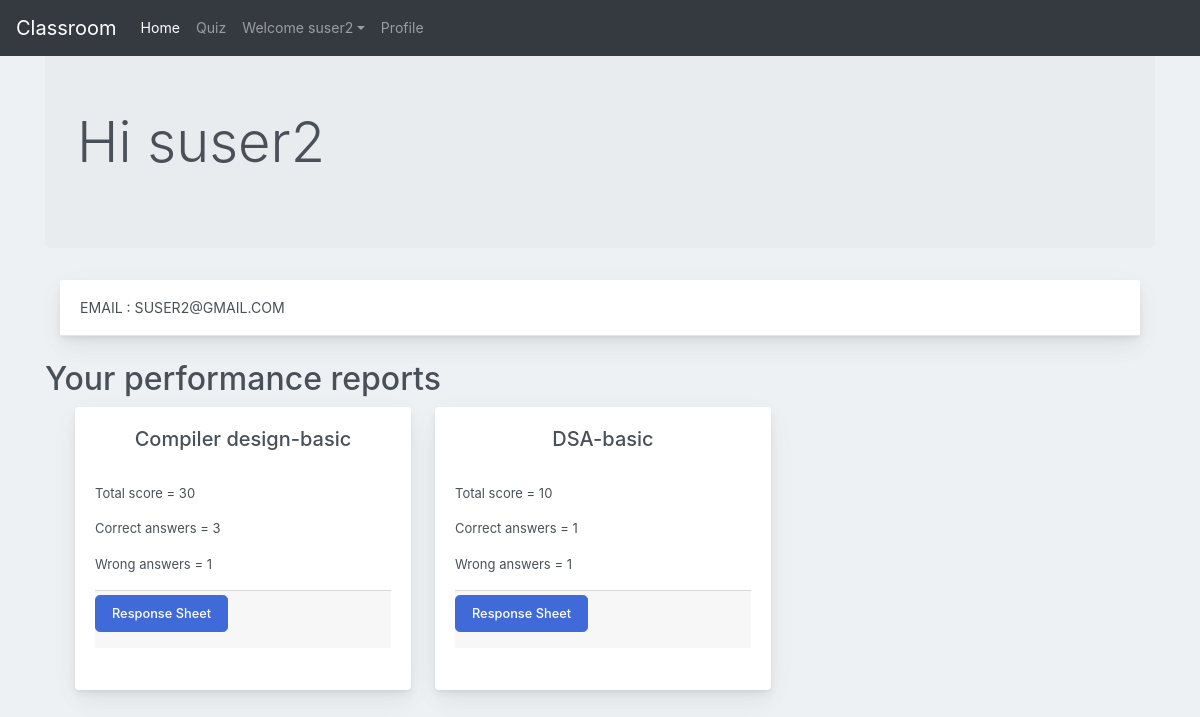
/student-profile/ (signed in), run on an earlier commit of the app's database.
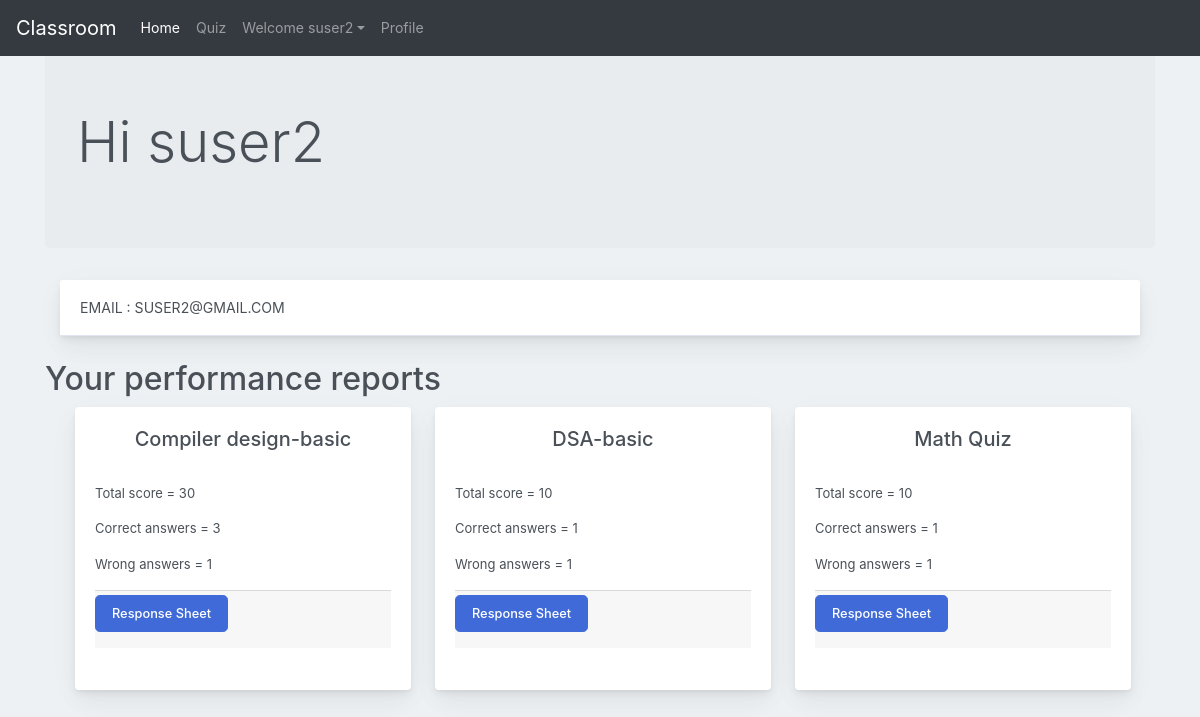
And on a later commit of the database.
### quiz/models.py (models this page shows, shortened)
class ResponseSheet(models.Model):
    resp_id = models.AutoField
    student = models.ForeignKey(User, on_delete=models.CASCADE, default=1)
    quiz = models.ForeignKey(Quiz, on_delete=models.CASCADE)
    responses = models.ManyToManyField(Response)
    score = models.IntegerField(default=0)
    correct = models.IntegerField(default=0)
    wrong = models.IntegerField(default=0)
    def get_response_sheet_url(self):
        return reverse("users:view_response_sheet", kwargs={
            'resp_id' : self.id
        })

class Quiz(models.Model):
    quiz_id = models.AutoField
    author = models.ForeignKey(User, on_delete=models.CASCADE, default=1)
    name = models.CharField(max_length=50)
    desc = models.CharField(max_length=300)
    questions = models.ManyToManyField(Question)
    is_saved = models.BooleanField(default=False)

### users/views.py (the view)
# urls.py: path('student-profile/', views.student_profile, name='student-profile'),
@login_required
@student_required
def student_profile(request):
    student = Student.objects.get(user = request.user)
    response_sheets = ResponseSheet.objects.filter(student=request.user)
    context = {
        "student" : student,
        "response_sheets" : list(response_sheets),
    }
    return render(request, 'users/student-profile.html', context)

### templates/users/student-profile.html (shortened to what this page needs)
{% extends 'discuss/basic.html' %}
{% load crispy_forms_tags %}
{% block homeactive %} active {% endblock homeactive %}-->
{% block content %}
<div class="container my-4">
<div class="jumbotron">
    <h1 class="display-4">Hi {{request.user}}</h1>
    </div>
    <div class="container-fluid mt-10">
      <div class="row">
          <div class="col-md-12">
              <div class="card mb-4">
                  <div class="card-header">
                      <div class="media flex-wrap w-100 align-items-center">
                          email : {{student.email}} <br>
                </div>
              </div>
          </div>
      </div>
  </div>
</div>
<h2>Your performance reports</h2>
<div class="container">
    <div class="container mx-auto mt-2">
      <div class="row">
        {% for response_sheet in response_sheets %}
        <div class="col-md-4">
          <div class="card" style="width: 21rem;">
            <div class="card-body" >
              <h5 class="card-title" style="text-align: center;">{{response_sheet.quiz.name}}</h5>
              <br>
              <p class="card-text">Total score = {{response_sheet.score}}</p>
              <p class="card-text">Correct answers = {{response_sheet.correct}}</p>
              <p class="card-text">Wrong answers = {{response_sheet.wrong}}</p>
              <div class="card-footer d-flex flex-wrap justify-content-between align-items-center px-0 pt-1 pb-3">
                <a class="btn btn-primary btn-lg" data-toggle="modal" href="{{response_sheet.get_response_sheet_url}}">Response Sheet</a>
              </div>
              <br>
            </div>
          </div>
        </div>
        {% endfor %}
      </div>
    </div>
  </div>
{% endblock content %}

What changed in the data, as far as the page shows it:
added ResponseSheet: quiz.name "Math Quiz", score "10", correct "1", wrong "1"
